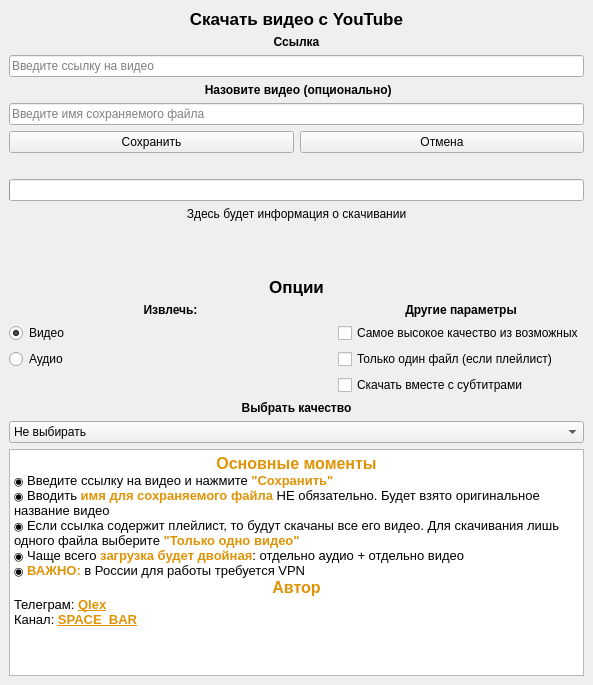
<?xml version="1.0" encoding="UTF-8"?>
<ui version="4.0">
 <class>MainWindow</class>
 <widget class="QMainWindow" name="MainWindow">
  <property name="geometry">
   <rect>
    <x>0</x>
    <y>0</y>
    <width>593</width>
    <height>685</height>
   </rect>
  </property>
  <property name="windowTitle">
   <string>MainWindow</string>
  </property>
  <widget class="QWidget" name="centralwidget">
   <layout class="QVBoxLayout" name="verticalLayout_3">
    <item>
     <layout class="QVBoxLayout" name="verticalLayout_2">
      <item>
       <layout class="QGridLayout" name="gridLayout_2">
        <item row="5" column="0" colspan="2">
         <widget class="QLabel" name="label_3">
          <property name="styleSheet">
           <string notr="true">font-weight: bold;</string>
          </property>
          <property name="text">
           <string>Ссылка</string>
          </property>
          <property name="alignment">
           <set>Qt::AlignBottom|Qt::AlignHCenter</set>
          </property>
         </widget>
        </item>
        <item row="8" column="0" colspan="2">
         <widget class="QLineEdit" name="title_input">
          <property name="text">
           <string/>
          </property>
          <property name="placeholderText">
           <string>Введите имя сохраняемого файла</string>
          </property>
         </widget>
        </item>
        <item row="6" column="0" colspan="2">
         <widget class="QLineEdit" name="url_input">
          <property name="placeholderText">
           <string>Введите ссылку на видео</string>
          </property>
         </widget>
        </item>
        <item row="7" column="0" colspan="2">
         <widget class="QLabel" name="label_4">
          <property name="styleSheet">
           <string notr="true">font-weight: bold;</string>
          </property>
          <property name="text">
           <string> Назовите видео (опционально)</string>
          </property>
          <property name="alignment">
           <set>Qt::AlignBottom|Qt::AlignHCenter</set>
          </property>
         </widget>
        </item>
        <item row="4" column="0" colspan="2">
         <widget class="QLabel" name="label">
          <property name="styleSheet">
           <string notr="true">font-size: 17px; font-weight: bold;</string>
          </property>
          <property name="text">
           <string>Скачать видео с YouTube</string>
          </property>
          <property name="alignment">
           <set>Qt::AlignCenter</set>
          </property>
         </widget>
        </item>
        <item row="10" column="1">
         <widget class="QPushButton" name="cancel_btn">
          <property name="text">
           <string>Отмена</string>
          </property>
         </widget>
        </item>
        <item row="10" column="0">
         <widget class="QPushButton" name="save_btn">
          <property name="cursor">
           <cursorShape>PointingHandCursor</cursorShape>
          </property>
          <property name="text">
           <string>Сохранить</string>
          </property>
         </widget>
        </item>
       </layout>
      </item>
     </layout>
    </item>
    <item>
     <spacer name="verticalSpacer_2">
      <property name="orientation">
       <enum>Qt::Vertical</enum>
      </property>
      <property name="sizeType">
       <enum>QSizePolicy::Fixed</enum>
      </property>
      <property name="sizeHint" stdset="0">
       <size>
        <width>20</width>
        <height>20</height>
       </size>
      </property>
     </spacer>
    </item>
    <item>
     <widget class="QProgressBar" name="progress_bar">
      <property name="value">
       <number>0</number>
      </property>
      <property name="textVisible">
       <bool>false</bool>
      </property>
      <property name="format">
       <string/>
      </property>
     </widget>
    </item>
    <item>
     <widget class="QLabel" name="progress_label">
      <property name="text">
       <string>Здесь будет информация о скачивании</string>
      </property>
      <property name="alignment">
       <set>Qt::AlignHCenter|Qt::AlignTop</set>
      </property>
      <property name="wordWrap">
       <bool>false</bool>
      </property>
     </widget>
    </item>
    <item>
     <spacer name="verticalSpacer">
      <property name="orientation">
       <enum>Qt::Vertical</enum>
      </property>
      <property name="sizeType">
       <enum>QSizePolicy::Fixed</enum>
      </property>
      <property name="sizeHint" stdset="0">
       <size>
        <width>20</width>
        <height>50</height>
       </size>
      </property>
     </spacer>
    </item>
    <item>
     <layout class="QGridLayout" name="gridLayout" columnstretch="1,0">
      <item row="3" column="1">
       <widget class="QCheckBox" name="only_one_option">
        <property name="cursor">
         <cursorShape>PointingHandCursor</cursorShape>
        </property>
        <property name="text">
         <string>Только один файл (если плейлист)</string>
        </property>
       </widget>
      </item>
      <item row="3" column="0">
       <widget class="QRadioButton" name="audio_option">
        <property name="cursor">
         <cursorShape>PointingHandCursor</cursorShape>
        </property>
        <property name="text">
         <string>Аудио</string>
        </property>
       </widget>
      </item>
      <item row="4" column="1">
       <widget class="QCheckBox" name="subtitles">
        <property name="cursor">
         <cursorShape>PointingHandCursor</cursorShape>
        </property>
        <property name="text">
         <string>Скачать вместе с субтитрами</string>
        </property>
       </widget>
      </item>
      <item row="1" column="1">
       <widget class="QLabel" name="label_6">
        <property name="styleSheet">
         <string notr="true">font-weight: bold;</string>
        </property>
        <property name="text">
         <string>Другие параметры</string>
        </property>
        <property name="alignment">
         <set>Qt::AlignCenter</set>
        </property>
       </widget>
      </item>
      <item row="2" column="1">
       <widget class="QCheckBox" name="high_quality">
        <property name="cursor">
         <cursorShape>PointingHandCursor</cursorShape>
        </property>
        <property name="text">
         <string>Самое высокое качество из возможных</string>
        </property>
       </widget>
      </item>
      <item row="1" column="0">
       <widget class="QLabel" name="label_5">
        <property name="styleSheet">
         <string notr="true">font-weight: bold;</string>
        </property>
        <property name="text">
         <string>Извлечь:</string>
        </property>
        <property name="alignment">
         <set>Qt::AlignCenter</set>
        </property>
       </widget>
      </item>
      <item row="0" column="0" colspan="2">
       <widget class="QLabel" name="label_2">
        <property name="styleSheet">
         <string notr="true">font-size: 17px; font-weight: bold;</string>
        </property>
        <property name="text">
         <string>Опции</string>
        </property>
        <property name="alignment">
         <set>Qt::AlignCenter</set>
        </property>
       </widget>
      </item>
      <item row="2" column="0">
       <widget class="QRadioButton" name="video_option">
        <property name="cursor">
         <cursorShape>PointingHandCursor</cursorShape>
        </property>
        <property name="text">
         <string>Видео                                                       </string>
        </property>
        <property name="checked">
         <bool>true</bool>
        </property>
       </widget>
      </item>
     </layout>
    </item>
    <item>
     <widget class="QLabel" name="label_7">
      <property name="styleSheet">
       <string notr="true">font-weight: bold;</string>
      </property>
      <property name="text">
       <string>Выбрать качество</string>
      </property>
      <property name="alignment">
       <set>Qt::AlignBottom|Qt::AlignHCenter</set>
      </property>
     </widget>
    </item>
    <item>
     <widget class="QComboBox" name="quality_list">
      <property name="cursor">
       <cursorShape>PointingHandCursor</cursorShape>
      </property>
      <item>
       <property name="text">
        <string>Не выбирать</string>
       </property>
      </item>
      <item>
       <property name="text">
        <string>2160p</string>
       </property>
      </item>
      <item>
       <property name="text">
        <string>1440p</string>
       </property>
      </item>
      <item>
       <property name="text">
        <string>1080p</string>
       </property>
      </item>
      <item>
       <property name="text">
        <string>720p</string>
       </property>
      </item>
      <item>
       <property name="text">
        <string>480p</string>
       </property>
      </item>
      <item>
       <property name="text">
        <string>360p</string>
       </property>
      </item>
      <item>
       <property name="text">
        <string>240p</string>
       </property>
      </item>
      <item>
       <property name="text">
        <string>144p</string>
       </property>
      </item>
     </widget>
    </item>
    <item>
     <widget class="QTextBrowser" name="textBrowser">
      <property name="verticalScrollBarPolicy">
       <enum>Qt::ScrollBarAlwaysOff</enum>
      </property>
      <property name="horizontalScrollBarPolicy">
       <enum>Qt::ScrollBarAlwaysOff</enum>
      </property>
      <property name="sizeAdjustPolicy">
       <enum>QAbstractScrollArea::AdjustToContents</enum>
      </property>
      <property name="html">
       <string>&lt;!DOCTYPE HTML PUBLIC &quot;-//W3C//DTD HTML 4.0//EN&quot; &quot;http://www.w3.org/TR/REC-html40/strict.dtd&quot;&gt;
&lt;html&gt;&lt;head&gt;&lt;meta name=&quot;qrichtext&quot; content=&quot;1&quot; /&gt;&lt;style type=&quot;text/css&quot;&gt;
p, li { white-space: pre-wrap; }
&lt;/style&gt;&lt;/head&gt;&lt;body style=&quot; font-family:'MS Shell Dlg 2'; font-size:8.25pt; font-weight:400; font-style:normal;&quot;&gt;
&lt;p align=&quot;center&quot; style=&quot; margin-top:0px; margin-bottom:0px; margin-left:0px; margin-right:0px; -qt-block-indent:0; text-indent:0px;&quot;&gt;&lt;span style=&quot; font-size:12pt; font-weight:600; color:#df9306;&quot;&gt;Основные моменты&lt;/span&gt;&lt;/p&gt;
&lt;p style=&quot; margin-top:0px; margin-bottom:0px; margin-left:0px; margin-right:0px; -qt-block-indent:0; text-indent:0px;&quot;&gt;&lt;span style=&quot; font-size:8pt;&quot;&gt;◉&lt;/span&gt;&lt;span style=&quot; font-size:10pt;&quot;&gt; Введите ссылку на видео и нажмите &lt;/span&gt;&lt;span style=&quot; font-size:10pt; font-weight:600; color:#df9306;&quot;&gt;&amp;quot;Сохранить&amp;quot;&lt;/span&gt;&lt;/p&gt;
&lt;p style=&quot; margin-top:0px; margin-bottom:0px; margin-left:0px; margin-right:0px; -qt-block-indent:0; text-indent:0px;&quot;&gt;&lt;span style=&quot; font-size:8pt;&quot;&gt;◉&lt;/span&gt;&lt;span style=&quot; font-size:10pt;&quot;&gt; Вводить &lt;/span&gt;&lt;span style=&quot; font-size:10pt; font-weight:600; color:#df9306;&quot;&gt;имя для сохраняемого файла&lt;/span&gt;&lt;span style=&quot; font-size:10pt;&quot;&gt; НЕ обязательно. Будет взято оригинальное название видео&lt;/span&gt;&lt;/p&gt;
&lt;p style=&quot; margin-top:0px; margin-bottom:0px; margin-left:0px; margin-right:0px; -qt-block-indent:0; text-indent:0px;&quot;&gt;&lt;span style=&quot; font-size:8pt;&quot;&gt;◉&lt;/span&gt;&lt;span style=&quot; font-size:10pt;&quot;&gt; Если ссылка содержит плейлист, то будут скачаны все его видео. Для скачивания лишь одного файла выберите &lt;/span&gt;&lt;span style=&quot; font-size:10pt; font-weight:600; color:#df9306;&quot;&gt;&amp;quot;Только одно видео&amp;quot;&lt;/span&gt;&lt;/p&gt;
&lt;p style=&quot; margin-top:0px; margin-bottom:0px; margin-left:0px; margin-right:0px; -qt-block-indent:0; text-indent:0px;&quot;&gt;&lt;span style=&quot; font-size:8pt;&quot;&gt;◉&lt;/span&gt;&lt;span style=&quot; font-size:10pt;&quot;&gt; Чаще всего &lt;/span&gt;&lt;span style=&quot; font-size:10pt; font-weight:600; color:#df9306;&quot;&gt;загрузка будет двойная&lt;/span&gt;&lt;span style=&quot; font-size:10pt;&quot;&gt;: отдельно аудио + отдельно видео&lt;/span&gt;&lt;/p&gt;
&lt;p style=&quot; margin-top:0px; margin-bottom:0px; margin-left:0px; margin-right:0px; -qt-block-indent:0; text-indent:0px;&quot;&gt;&lt;span style=&quot; font-size:8pt;&quot;&gt;◉&lt;/span&gt;&lt;span style=&quot; font-size:10pt;&quot;&gt; &lt;/span&gt;&lt;span style=&quot; font-size:10pt; font-weight:600; color:#df9306;&quot;&gt;ВАЖНО:&lt;/span&gt;&lt;span style=&quot; font-size:10pt;&quot;&gt; в России для работы требуется VPN&lt;/span&gt;&lt;/p&gt;
&lt;p align=&quot;center&quot; style=&quot; margin-top:0px; margin-bottom:0px; margin-left:0px; margin-right:0px; -qt-block-indent:0; text-indent:0px;&quot;&gt;&lt;span style=&quot; font-size:12pt; font-weight:600; color:#df9306;&quot;&gt;Автор&lt;/span&gt;&lt;/p&gt;
&lt;p style=&quot; margin-top:0px; margin-bottom:0px; margin-left:0px; margin-right:0px; -qt-block-indent:0; text-indent:0px;&quot;&gt;&lt;span style=&quot; font-size:10pt;&quot;&gt;Телеграм: &lt;/span&gt;&lt;a href=&quot;https://t.me/gd_4ever&quot;&gt;&lt;span style=&quot; font-size:10pt; font-weight:600; text-decoration: underline; color:#df9306;&quot;&gt;Qlex&lt;/span&gt;&lt;/a&gt;&lt;/p&gt;
&lt;p style=&quot; margin-top:0px; margin-bottom:0px; margin-left:0px; margin-right:0px; -qt-block-indent:0; text-indent:0px;&quot;&gt;&lt;span style=&quot; font-size:10pt;&quot;&gt;Канал: &lt;/span&gt;&lt;a href=&quot;https://t.me/space_bar_rar&quot;&gt;&lt;span style=&quot; font-size:10pt; font-weight:600; text-decoration: underline; color:#df9306;&quot;&gt;SPACE_BAR&lt;/span&gt;&lt;/a&gt;&lt;/p&gt;&lt;/body&gt;&lt;/html&gt;</string>
      </property>
     </widget>
    </item>
   </layout>
  </widget>
 </widget>
 <resources/>
 <connections/>
</ui>
